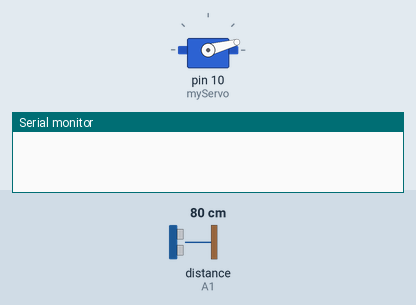
This sketch was run on a simulated Arduino Uno, built with avr-gcc and run on an emulated ATmega328P. Parts: servo, the last lines printed to the serial monitor. Wiring (inferred from the names in the program): ultrasonic range finder: trigger A0; echo A1. The inputs (shaded band) are chosen by the test bench; at power-on: distance to the obstacle (sensor on A1) 80 cm. The echo pulse lasts 58.3 µs per cm.

Above: at 0.01 s.
1.3 s: distance to the obstacle (sensor on A1) set to 2 cm
At 2.3 s:
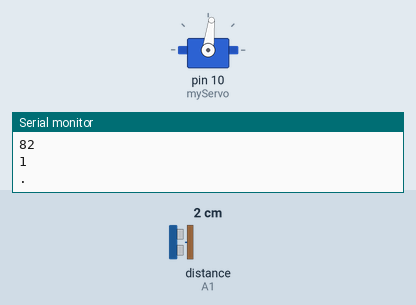
4.3 s: distance to the obstacle (sensor on A1) set to 120 cm
At 4.96 s:
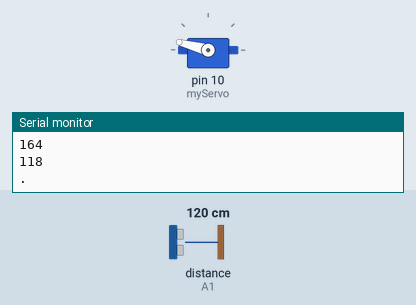
7.3 s: distance to the obstacle (sensor on A1) set to 4 cm
10.3 s: distance to the obstacle (sensor on A1) set to 250 cm
At 10.51 s:
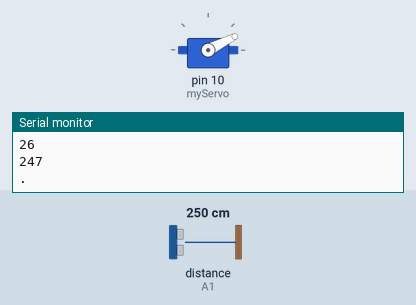
Timing chart, 0 to 14.3 s (numbered marks = the images above; inputs shaded):
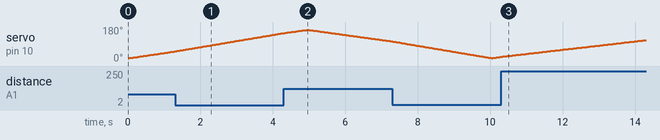

The sketch:

arduino_radar.ino
```cpp
 #include <Servo.h>
#define TRIGGER_PIN  A0 // Arduino pin tied to trigger pin on the ultrasonic sensor.
#define ECHO_PIN     A1  // Arduino pin tied to echo pin on the ultrasonic sensor.
// definir le temps et la distance
long duration;
int distance;
Servo myServo; // Object servo
void setup() {
  pinMode(TRIGGER_PIN, OUTPUT); // trigPin as an Output
  pinMode(ECHO_PIN, INPUT); // echoPin as an Input
  Serial.begin(9600);
  myServo.attach(10); // Pin Connected To Servo
}
void loop() {
  // rotating servo i++ depicts increment of one degree
  for(int i=15;i<=165;i++){
  myServo.write(i);
  delay(30);
  distance = calculateDistance();
  Serial.println(i);  //angle in degrees
  Serial.println(distance); // in cm
  Serial.println(".");
  }
  // Repeats the previous lines from 165 to 15 degrees
  for(int i=165;i>15;i--){
  myServo.write(i);
  delay(30);
  distance = calculateDistance();
  Serial.println(i);
  Serial.println(distance);
  Serial.println(".");
  }
}
int calculateDistance(){

  digitalWrite(TRIGGER_PIN, LOW);
  delayMicroseconds(2);
  // Sets the trigPin on HIGH state for 10 micro seconds
  digitalWrite(TRIGGER_PIN, HIGH);
  delayMicroseconds(5);
  digitalWrite(TRIGGER_PIN, LOW);
  duration = pulseIn(ECHO_PIN, HIGH);
  distance= duration*0.034/2;
  return distance;
}
```
